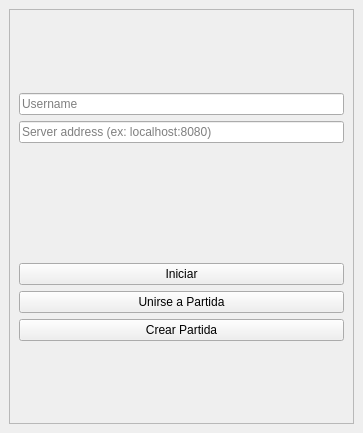
<?xml version="1.0" encoding="UTF-8"?>
<ui version="4.0">
 <class>ClientInterface</class>
 <widget class="QMainWindow" name="ClientInterface">
  <property name="geometry">
   <rect>
    <x>0</x>
    <y>0</y>
    <width>363</width>
    <height>433</height>
   </rect>
  </property>
  <property name="windowTitle">
   <string>CS2D Client</string>
  </property>
  <property name="styleSheet">
   <string notr="true"/>
  </property>
  <widget class="QWidget" name="centralwidget">
   <layout class="QVBoxLayout" name="verticalLayout">
    <item>
     <widget class="QFrame" name="mainFrame">
      <property name="styleSheet">
       <string notr="true">#mainFrame{
	
	border-image: url(:/images/images/cs2d.bmp);
}</string>
      </property>
      <property name="frameShape">
       <enum>QFrame::StyledPanel</enum>
      </property>
      <property name="frameShadow">
       <enum>QFrame::Raised</enum>
      </property>
      <layout class="QVBoxLayout" name="verticalLayout_2">
       <item>
        <spacer name="verticalSpacer">
         <property name="orientation">
          <enum>Qt::Vertical</enum>
         </property>
         <property name="sizeHint" stdset="0">
          <size>
           <width>20</width>
           <height>50</height>
          </size>
         </property>
        </spacer>
       </item>
       <item>
        <widget class="QLineEdit" name="usernameInput">
         <property name="placeholderText">
          <string>Username</string>
         </property>
        </widget>
       </item>
       <item>
        <widget class="QLineEdit" name="serverAddressInput">
         <property name="placeholderText">
          <string>Server address (ex: localhost:8080)</string>
         </property>
        </widget>
       </item>
       <item>
        <spacer name="verticalSpacer_2">
         <property name="orientation">
          <enum>Qt::Vertical</enum>
         </property>
         <property name="sizeHint" stdset="0">
          <size>
           <width>20</width>
           <height>114</height>
          </size>
         </property>
        </spacer>
       </item>
       <item>
        <widget class="QPushButton" name="startButton">
         <property name="text">
          <string>Iniciar</string>
         </property>
        </widget>
       </item>
       <item>
        <widget class="QPushButton" name="joinMatchButton">
         <property name="text">
          <string>Unirse a Partida</string>
         </property>
        </widget>
       </item>
       <item>
        <widget class="QPushButton" name="createMatchButton">
         <property name="text">
          <string>Crear Partida</string>
         </property>
        </widget>
       </item>
       <item>
        <spacer name="verticalSpacer_3">
         <property name="orientation">
          <enum>Qt::Vertical</enum>
         </property>
         <property name="sizeType">
          <enum>QSizePolicy::Expanding</enum>
         </property>
         <property name="sizeHint" stdset="0">
          <size>
           <width>20</width>
           <height>50</height>
          </size>
         </property>
        </spacer>
       </item>
      </layout>
     </widget>
    </item>
   </layout>
  </widget>
 </widget>
 <resources>
  <include location="../resources/resources.qrc"/>
 </resources>
 <connections/>
</ui>
